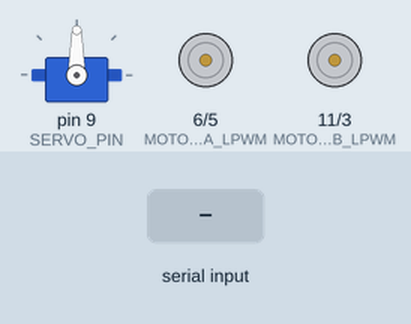
Simulated run of this sketch. Board: Arduino Uno, built with avr-gcc and run on an emulated ATmega328P. On the bench: servo, motor-driver pin pairs drawn as motors (green arrow = first pin HIGH = forward, orange = second pin HIGH = backward, longer = more drive, scaled by the enable pin). Inputs (shaded band) come from the test bench. What the sketch prints to the serial monitor is not drawn.

Above: at 1.2 s.
1.3 s: "90,45\n" received over Serial
At 2.3 s:
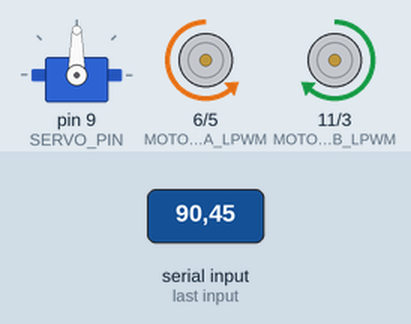
2.8 s: "30,150\n" received over Serial
At 3.8 s:
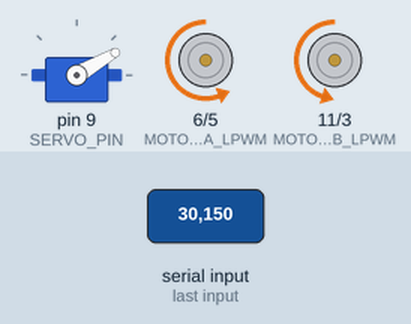
4.3 s: "1,90\n" received over Serial
At 5.7 s:
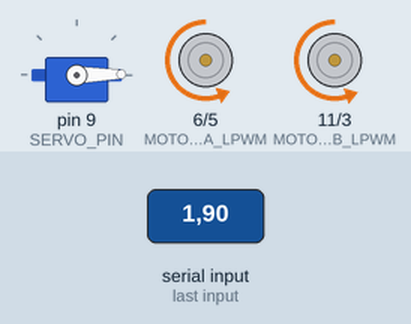
Timing chart, 0 to 7.3 s (numbered marks = the images above; inputs shaded):
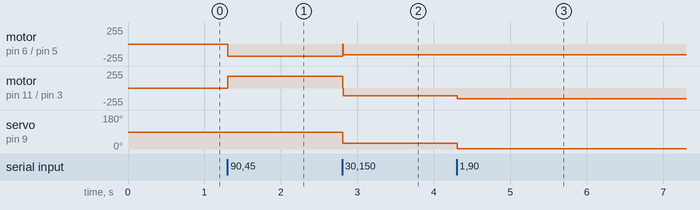

The sketch:

servoController.ino
```cpp
#include <Servo.h>

Servo panServo;
const int SERVO_PIN = 9;

const int MOTOR_A_RPWM = 5;
const int MOTOR_A_LPWM = 6;
const int MOTOR_A_EN   = 7;

const int MOTOR_B_RPWM = 3;
const int MOTOR_B_LPWM = 11;
const int MOTOR_B_EN   = 12;

const int   ALIGN_DEAD_ZONE  = 10;
const int   ALIGN_ZONE       = 25;
const int   MIN_ROTATE_PWM   = 70;
const int   MAX_ROTATE_PWM   = 160;

const float LEFT_FWD_BOOST   = 1.4;

const int   MIN_DRIVE_PWM    = 65;
const int   MAX_DRIVE_PWM    = 180;

const int   STOP_SIZE        = 280;
const int   FAR_SIZE         = 60;

int pan  = 90;
int qrSz = 0;

bool lastLeftFwd  = true;
bool lastRightFwd = true;
bool motorsWereOn = false;

void setup() {
  Serial.begin(9600);

  panServo.attach(SERVO_PIN);
  panServo.write(90);

  pinMode(MOTOR_A_RPWM, OUTPUT); pinMode(MOTOR_A_LPWM, OUTPUT); pinMode(MOTOR_A_EN, OUTPUT);
  pinMode(MOTOR_B_RPWM, OUTPUT); pinMode(MOTOR_B_LPWM, OUTPUT); pinMode(MOTOR_B_EN, OUTPUT);

  digitalWrite(MOTOR_A_EN, HIGH);
  digitalWrite(MOTOR_B_EN, HIGH);

  stopMotors();
  Serial.println("READY");
}

void loop() {
  if (Serial.available()) {
    String data = Serial.readStringUntil('\n');
    data.trim();

    int commaIdx = data.indexOf(',');
    if (commaIdx >= 0) {
      pan  = constrain(data.substring(0, commaIdx).toInt(), 0, 180);
      qrSz = constrain(data.substring(commaIdx + 1).toInt(), 0, 1000);

      panServo.write(pan);

      if (qrSz == 0) {
        stopMotors();
        return;
      }

      int error = pan - 90;

      if (abs(error) > ALIGN_ZONE) {
        float ratio   = (float)(abs(error) - ALIGN_ZONE) / (90.0 - ALIGN_ZONE);
        ratio         = constrain(ratio, 0.0, 1.0);
        int rotatePWM = (int)(MIN_ROTATE_PWM + ratio * (MAX_ROTATE_PWM - MIN_ROTATE_PWM));

        if (error > 0) {
          bool leftFwd  = false;
          bool rightFwd = true;
          coastIfSwitching(leftFwd, rightFwd);
          motorLeft(rotatePWM, leftFwd);
          motorRight(rotatePWM, rightFwd);
          lastLeftFwd  = leftFwd;
          lastRightFwd = rightFwd;

        } else {
          bool leftFwd  = true;
          bool rightFwd = false;
          coastIfSwitching(leftFwd, rightFwd);
          int boostedPWM = constrain((int)(rotatePWM * LEFT_FWD_BOOST), 0, MAX_ROTATE_PWM);
          motorLeft(boostedPWM, leftFwd);
          motorRight(rotatePWM, rightFwd);
          lastLeftFwd  = leftFwd;
          lastRightFwd = rightFwd;
        }

        motorsWereOn = true;

      } else {
        if (qrSz >= STOP_SIZE) {
          stopMotors();
          return;
        }

        float t      = (float)(qrSz - FAR_SIZE) / (float)(STOP_SIZE - FAR_SIZE);
        t            = constrain(t, 0.0, 1.0);
        int drivePWM = (int)(MAX_DRIVE_PWM - t * (MAX_DRIVE_PWM - MIN_DRIVE_PWM));

        if (motorsWereOn && (!lastLeftFwd || !lastRightFwd)) {
          coastMotors();
        }
        motorLeft(drivePWM,  true);
        motorRight(drivePWM, true);
        lastLeftFwd  = true;
        lastRightFwd = true;
        motorsWereOn = true;
      }
    }
  }
}

void coastIfSwitching(bool newLeftFwd, bool newRightFwd) {
  if ((motorsWereOn) &&
      (newLeftFwd != lastLeftFwd || newRightFwd != lastRightFwd)) {
    analogWrite(MOTOR_A_RPWM, 0); analogWrite(MOTOR_A_LPWM, 0);
    analogWrite(MOTOR_B_RPWM, 0); analogWrite(MOTOR_B_LPWM, 0);
    delayMicroseconds(10000);
  }
}

void motorLeft(int pwm, bool forward) {
  if (forward) {
    analogWrite(MOTOR_A_RPWM, pwm);
    analogWrite(MOTOR_A_LPWM, 0);
  } else {
    analogWrite(MOTOR_A_RPWM, 0);
    analogWrite(MOTOR_A_LPWM, pwm);
  }
}

void motorRight(int pwm, bool forward) {
  if (forward) {
    analogWrite(MOTOR_B_RPWM, 0);
    analogWrite(MOTOR_B_LPWM, pwm);
  } else {
    analogWrite(MOTOR_B_RPWM, pwm);
    analogWrite(MOTOR_B_LPWM, 0);
  }
}

void stopMotors() {
  analogWrite(MOTOR_A_RPWM, 0); analogWrite(MOTOR_A_LPWM, 0);
  analogWrite(MOTOR_B_RPWM, 0); analogWrite(MOTOR_B_LPWM, 0);
  motorsWereOn = false;
}

void coastMotors() {
  analogWrite(MOTOR_A_RPWM, 0); analogWrite(MOTOR_A_LPWM, 0);
  analogWrite(MOTOR_B_RPWM, 0); analogWrite(MOTOR_B_LPWM, 0);
  delayMicroseconds(10000);
}
```

Measured:
- after the input at 1.3 s, motor on pin 6 (MOTOR_A_LPWM) / pin 5 (MOTOR_A_RPWM): stopped → backward 180/255 at once; motor on pin 11 (MOTOR_B_LPWM) / pin 3 (MOTOR_B_RPWM): stopped → forward 180/255 at once
- after the input at 2.8 s, motor on pin 6 (MOTOR_A_LPWM) / pin 5 (MOTOR_A_RPWM): backward 180/255 → backward 160/255 at once; motor on pin 11 (MOTOR_B_LPWM) / pin 3 (MOTOR_B_RPWM): forward 180/255 → backward 118/255 at once; servo on pin 9 (SERVO_PIN): 90° → 30° at once
- after the input at 4.3 s, motor on pin 11 (MOTOR_B_LPWM) / pin 3 (MOTOR_B_RPWM): backward 118/255 → backward 158/255 at once; servo on pin 9 (SERVO_PIN): 30° → 1° at once
